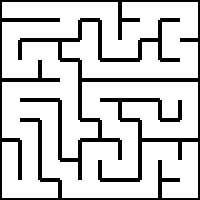
#> input picture rect_maze_solver/maze00.jpg, 200 x 200 px
$ python step3_chckpoints.py   (Python 2 division)
#> lines starting #> are read from the running program, lines starting #| are printed output that depends on the picture; after the words box and inside, x2 and y2 are one past the last pixel; in counts of white or black regions, pixels touching at a corner belong together
import numpy as np
import cv2


## Reads image in HSV format. Accepts filepath as input argument and returns the HSV
## equivalent of the image.
def readImageHSV(filePath):
    #############  Add your Code here   ###############
    img = cv2.imread(filePath)
    hsvImg = cv2.cvtColor(img, cv2.COLOR_BGR2HSV)
    ###################################################
    return hsvImg


## Reads image in binary format. Accepts filepath as input argument and returns the binary
## equivalent of the image.
def readImageBinary(filePath):
    #############  Add your Code here   ###############
    img = cv2.imread(filePath, 0)
    ret, binaryImage = cv2.threshold(img, 10, 255, cv2.THRESH_BINARY)
    ###################################################
    return binaryImage


## The findNeighbours function takes a maze image and row and column coordinates of a cell as input arguments
## and returns a stack consisting of all the neighbours of the cell as output.
## Note :- Neighbour refers to all the adjacent cells one can traverse to from that cell provided only horizontal
## and vertical traversal is allowed.
def findNeighbours(img, row, column):
    neighbours = []
    #############  Add your Code here   ###############
    i = 0
    while (True):
        if img[i, i] != 0:
            border = i
            break
        i += 1
    i = border
    cell = 0
    while (True):
        if img[i, i] == 0:
            cell = i
            break
        i += 1
    if img[cell - border * 2, cell] == 0 or img[cell, cell - border * 2] == 0:
        cell = cell + border
    row_new = (2 * row + 1) * (cell / 2)
    col_new = (2 * column + 1) * (cell / 2)
    top = row_new - (cell / 2) + 1
    bottom = row_new + (cell / 2) - 2
    left = col_new - (cell / 2) + 1
    right = col_new + (cell / 2) - 2
    if img[top, col_new] != 0:
        neighbours.append([row - 1, column])
    if img[bottom, col_new] != 0:
        neighbours.append([row + 1, column])
    if img[row_new, left] != 0:
        neighbours.append([row, column - 1])
    if img[row_new, right] != 0:
        neighbours.append([row, column + 1])
    ###################################################
    return neighbours


##  colourCell basically highlights the given cell by painting it with the given colourVal. Care should be taken that
##  the function doesn't paint over the black walls and only paints the empty spaces. This function returns the image
##  with the painted cell.
##  You can change the colourCell() functions used in the previous sections to suit your requirements.

def colourCell(img, row, column, flag):  ## Add required arguments here.

    #############  Add your Code here   ###############
    neighbours = findNeighbours(img, row, column)
    i = 0
    while (True):
        if img[i, i] != 0:
            border = i
            break
        i += 1
    i = border
    cell = 0
    while (True):
        if img[i, i] == 0:
            cell = i
            break
        i += 1
    if img[cell - border * 2, cell] == 0 or img[cell, cell - border * 2] == 0:
        cell = cell + border
    row_new = (2 * row + 1) * (cell / 2)
    col_new = (2 * column + 1) * (cell / 2)
    top = row_new - (cell / 2) + 1
    bottom = row_new + (cell / 2) - 2
    left = col_new - (cell / 2) + 1
    right = col_new + (cell / 2) - 2
    for i in neighbours:
        if i[0] == row + 1:
            img[top + 1: bottom + 2, left + 1: right] = 150
        if i[0] == row - 1:
            img[top - 1: bottom, left + 1: right] = 150
        if i[1] == column + 1:
            img[top + 1: bottom, left + 1: right + 2] = 150
        if i[1] == column - 1:
            img[top + 1: bottom, left - 1: right] = 150
    if flag == 1:
        img[top + 5: bottom - 4, left + 5: right - 4] = 0
    ###################################################
    return img


##  Function that accepts some arguments from user and returns the graph of the maze image.
def buildGraph(img):  ## You can pass your own arguments in this space.
    graph = {}
    #############  Add your Code here   ###############
    i = 0
    while (True):
        if img[i, i] != 0:
            border = i
            break
        i += 1
    i = border
    cell = 0
    while (True):
        if img[i, i] == 0:
            cell = i
            break
        i += 1
    if img[cell - border * 2, cell] == 0 or img[cell, cell - border * 2] == 0:
        cell = cell + border
    r = len(img) / cell
    c = len(img) / cell
    for i in range(r):
        for j in range(c):
            graph[(i, j)] = findNeighbours(img, i, j)
    ###################################################
    return graph


#####################################    Add Utility Functions Here   ###################################
##                                                                                                     ##
##                   You are free to define any functions you want in this space.                      ##
##                             The functions should be properly explained.                             ##
class Link():
    value = 0
    parent = 0

    def __init__(self, a, b):
        self.value = a
        self.parent = b


def next_num():  ##This is a sequence for assigning numbers to the cells in recursive function
    del x[0]
    return x[0]


def numberMaze(graph, initial, new,
               l):  ##This assigns numbers to the cells based on a certain algorithm that we have used
    empty = 0  ##Starting from the first cell, the cells are assigned number 1 and everytime a branching occurs the next cells are assigned the next numbers, and if branhing does not occur the same number is continuosly assigned.
    lar = 0  ##Them using class. we create links between these numbers, and to find shortest path between cells, we just traverse those certain numbers that we have assigned. suppose 1->3->5->8 are the links created, then to go from 1 to 8, we traverse all cells from 1 to 3 to 5 to the final cell in 8
    for k in graph[initial]:
        if new[tuple(k)] == -1:
            empty += 1
    if empty == 0:
        return
    elif empty == 1:
        for i in range(len(graph[initial])):
            if new[tuple(graph[initial][i])] == -1:
                new[tuple(graph[initial][i])] = new[initial]
                numberMaze(graph, tuple(graph[initial][i]), new, l)
    else:
        for i in range(len(graph[initial])):
            if new[tuple(graph[initial][i])] == -1:
                n = next_num()
                new[tuple(graph[initial][i])] = n
                l.append(Link(n, new[initial]))
                numberMaze(graph, tuple(graph[initial][i]), new, l)


def shortestNumberedPath(l, initial, final, path):  ##This function is required to find the shortest path
    if final == initial:  ##It acquires the required sequence of links that had been developed using the algorith, explained above and returns it to the required function
        return
    else:
        for i in l:
            if i.value == final:
                parent = i.parent
                break
        path.append(parent)
        shortestNumberedPath(l, initial, parent, path)


def OptimumPath(markers, initial, final,
                filePath):  ##This function checks the length of all the possible paths and assigns the shortest path length and returns that path as the final shortest optimum path
    shortest = range(5000)
    img = readImageBinary(filePath)
    graph = buildGraph(img)
    if len(markers) == 0:
        shortest = findPath(graph, initial, final, img)
        optimumPath.append(shortest)
        return
    for k in markers:
        path = findPath(graph, initial, k, img)
        if len(path) < len(shortest):
            shortest = path
            marker = k
    markers.remove(marker)
    optimumPath.append(shortest)
    OptimumPath(markers, marker, final, filePath)


##                                                                                                     ##
##                                                                                                     ##
#########################################################################################################


##  Finds shortest path between two coordinates in the maze. Returns a set of coordinates from initial point
##  to final point.
def findPath(graph, initial, final, img):  ## You can pass your own arguments in this space.
    #############  Add your Code here   ###############
    shortest = [initial]
    visited = [initial]
    count = 1
    global path
    path = []
    global new
    new = {}
    global l
    l = []
    graph = buildGraph(img)
    for k in graph.keys():
        new[k] = -1
    new[initial] = 1
    global x
    x = range(1, 1000)
    numberMaze(graph, initial, new, l)
    path.append(new[final])
    shortestNumberedPath(l, new[initial], new[final], path)
    path.reverse()
    current = initial
    while (True):
        if current == final:
            return shortest
        for j in graph[current]:
            if not tuple(j) in visited:
                if new[tuple(j)] == new[current]:
                    current = tuple(j)
                    shortest.append(current)
                    visited.append(current)
                    break
                else:
                    if new[tuple(j)] == path[count]:
                        count += 1
                        shortest.append(tuple(j))
                        current = tuple(j)
                        visited.append(current)
                        break
    ###################################################


## The findMarkers() function returns a list of coloured markers in form of a python dictionaries
## For example if a blue marker is present at (3,6) and red marker is present at (1,5) then the
## dictionary is returned as :-
##          list_of_markers = { 'Blue':(3,6), 'Red':(1,5)}

def findMarkers(filepath):  ## You can pass your own arguments in this space.
    list_of_markers = {}
    #############  Add your Code here   ###############
    i = 10
    img = cv2.imread(filepath)
    while i < len(img):
        j = 10
        while j < len(img[0]):
            pixel = img[i, j]
            if pixel[0] < 10 and pixel[1] < 10:
                list_of_markers['Red'] = ((i - 10) / 20, (j - 10) / 20)
            if pixel[0] < 10 and pixel[2] < 10:
                list_of_markers['Green'] = ((i - 10) / 20, (j - 10) / 20)
            if pixel[1] < 10 and pixel[2] < 10:
                list_of_markers['Blue'] = ((i - 10) / 20, (j - 10) / 20)
            if pixel[0] > 240 and pixel[1] < 10 and pixel[2] > 240:
                list_of_markers['Pink'] = ((i - 10) / 20, (j - 10) / 20)
            j += 20
        i += 20
    ###################################################
    return list_of_markers


## The findOptimumPath() function returns a python list which consists of all paths that need to be traversed
## in order to start from the bottom left corner of the maze, collect all the markers by traversing to them and
## then traverse to the top right corner of the maze.

def findOptimumPath(markers, initial, final, filePath):  ## You can pass your own arguments in this space.
    path_array = []
    #############  Add your Code here   ###############
    global optimumPath
    optimumPath = []
    OptimumPath(markers, initial, final, filePath)
    path_array = optimumPath
    ###################################################
    return path_array


## The colourPath() function highlights the whole path that needs to be traversed in the maze image and
## returns the final image.

def colourPath(img, path, markers):  ## You can pass your own arguments in this space.
    #############  Add your Code here   ###############
    for i in path:
        for j in i:
            if j in markers:
                flag = 1
            else:
                flag = 0
            img = colourCell(img, j[0], j[1], flag)

    ###################################################
    return img


## This is the main() function for the code, you are not allowed to change any statements in this part of
## the code. You are only allowed to change the arguments supplied in the findMarkers(), findOptimumPath()
## and colourPath() functions.

def main(filePath, flag=0):
    imgHSV = readImageHSV(filePath)  ## Acquire HSV equivalent of image.
#> in readImageHSV, img is the input picture: shape (200, 200, 3); min 0, max 255, mean 205.3
#> in readImageHSV, `hsvImg = cv2.cvtColor(img, cv2.COLOR_BGR2HSV)`: hsvImg: shape (200, 200, 3); mean H, S, V 0, 0, 205.3
    listOfMarkers = findMarkers(filePath)  ## Acquire the list of markers with their coordinates.
#> the loop in findMarkers, `while i < len(img):` made 10 passes
#> i on passes 1 to 10: 30, 50, 70, 90, 110, 130, 150, 170, 190, 210
#> after the loop in findMarkers, `while i < len(img):`: i = 210; list_of_markers = 0 items
#> listOfMarkers = 0 items
    test = str(listOfMarkers)
#> test = '{}'
    imgBinary = readImageBinary(filePath)  ## Acquire the binary equivalent of image.
#> in readImageBinary, `ret, binaryImage = cv2.threshold(img, 10, 255, cv2.THRESH_BINARY)`: binaryImage: shape (200, 200); 80.5% white; 1 black region, box (x1, y1, x2, y2) and area: (0, 0, 200, 200) 7792
    initial_point = ((len(imgBinary) / 20) - 1, 0)  ## Bottom Left Corner Cell
#> initial_point = (9, 0)
    final_point = (0, (len(imgBinary[0]) / 20) - 1)  ## Top Right Corner Cell
#> final_point = (0, 9)
    pathArray = findOptimumPath(listOfMarkers.values(), initial_point, final_point,
                                filePath)  ## Acquire the list of paths for optimum traversal.
#> after the loop in buildGraph, `while (True):`: i = 2
#> after the loop in buildGraph, `while (True):`: i = 18
#> in buildGraph, `r = len(img) / cell`: r = 10
#> the loop in findPath, `for k in graph.keys():` made 100 passes
#> k on passes 1 to 12: (0, 0), (0, 1), (0, 2), (0, 3), (0, 4), (0, 5), (0, 6), (0, 7), (0, 8), (0, 9), (1, 0), (1, 1)
#> the loop in numberMaze, `for k in graph[initial]:` made 2 passes
#> k on passes 1 to 2: [8, 0], [9, 1]
#> the loop in numberMaze, `for i in range(len(graph[initial])):` made 2 passes
    print(pathArray)
#> (printed output is left out)
    img = colourPath(imgBinary, pathArray,
                     listOfMarkers.values())  ## Highlight the whole optimum path in the maze image
#> the loop in colourPath, `for i in path:` made 1 pass
#> after the loop in colourPath, `for i in path:`:
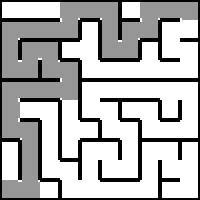
#> img: shape (200, 200); min 0, max 255, mean 177.2
    if __name__ == "__main__":
        return img
    else:
        if flag == 0:
            return pathArray
        elif flag == 1:
            return test + "\n"
        else:
            return img


## Modify the filepath in this section to test your solution for different maze images.
if __name__ == "__main__":
    filePath = "maze00.jpg"  ## Insert filepath of image here
    img = main(filePath)
    cv2.imshow("canvas", img)
    cv2.waitKey(0)
    cv2.destroyAllWindows()
